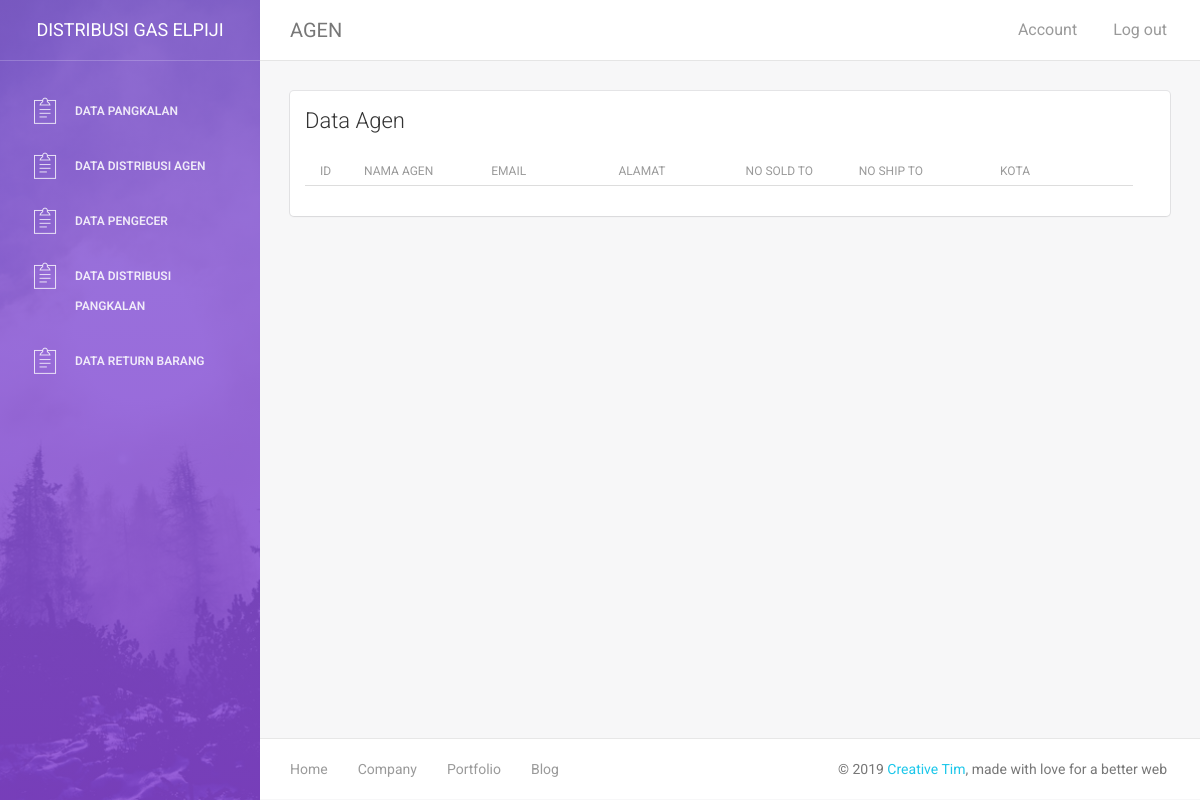
The app's page /index.php/c_agen, older data.
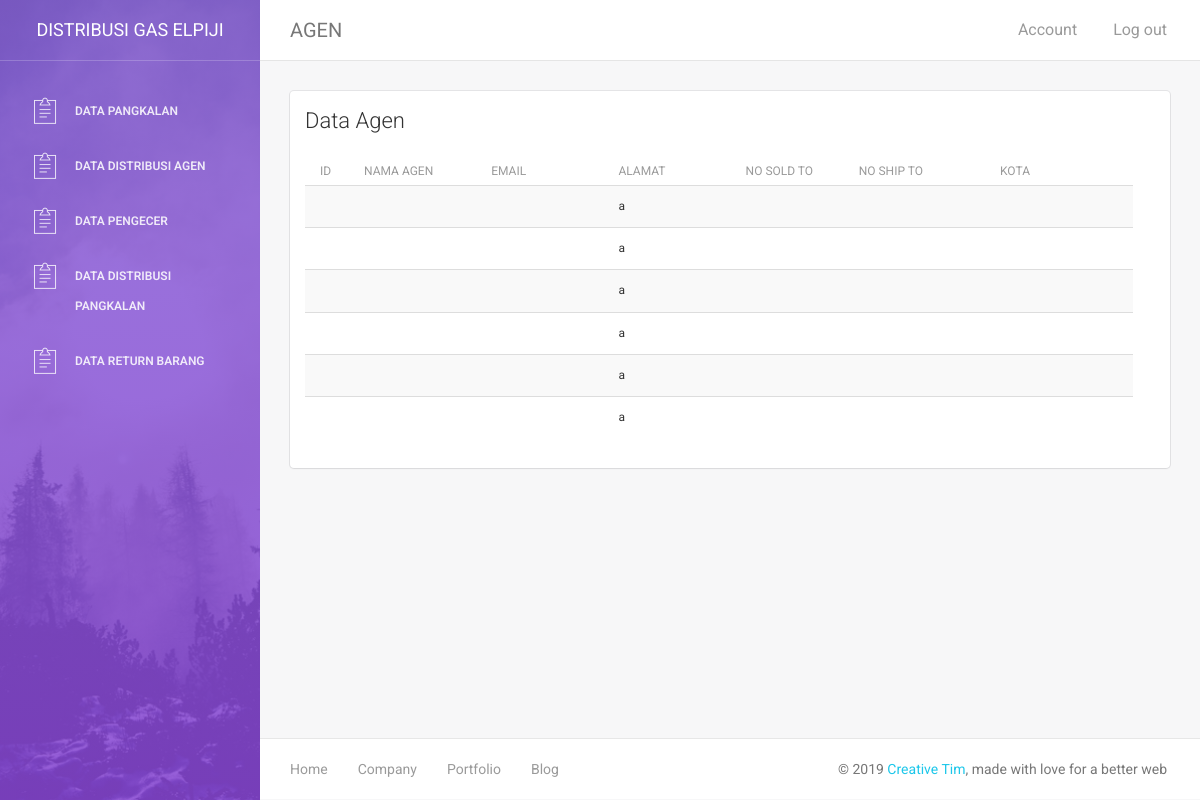
The same page, newer data.
### tables this page shows
CREATE TABLE `member_elpiji` (
  `id_member` int(5) NOT NULL,
  `no_reg` int(20) NOT NULL,
  `nama_member` varchar(50) NOT NULL,
  `nama_pangkalan` varchar(50) NOT NULL,
  `alamat` varchar(100) NOT NULL,
  `no_ktp` int(20) NOT NULL,
  `no_tlp` int(15) NOT NULL,
  `paraf_pembeli` varchar(50) NOT NULL,
  `jenis` enum('agen','pangkalan','pengecer') NOT NULL
);

### application/controllers/C_Agen.php (called while the page is built, shortened)
<?php
	class C_Agen extends CI_Controller {
		public function __construct()
		{
			$this->load->helper('url','form');
			$this->load->database();
			$this->load->model('modelAgen');
			$this->load->library('form_validation');
			$this->load->library('session');
		}
		public function index()
		{
			$dataAgen['Agen']=$this->modelAgen->readAgen();
			$this->load->view('V_DataAgen',$dataAgen);
		}
	}
?>

### index.php (called while the page is built, shortened)
<?php
require_once BASEPATH.'core/CodeIgniter.php';

### application/models/modelAgen.php (called while the page is built, shortened)
<?php
class modelAgen extends CI_Model {
	public function readAgen()
	{
		$query=$this->db->query("SELECT * FROM member_elpiji WHERE jenis = 'agen' ");
		return $query->result_array();
	}
}
?>

### application/views/V_DataAgen.php (the view, shortened to what this page needs)
<div class="content">
           <div class="container-fluid">
               <div class="row">
                   <div class="col-md-12">
                       <div class="card">
                           <div class="header">
                               <h4 class="title">Data Agen </h4>
                           </div>
                         <div class="content table-responsive table-full">
                               <table width="101%" class="table table-hover table-striped">
                                   <thead>
                                 <th width="3%">ID</th>
                                       <th width="9%">Nama Agen </th>
                                       <th width="9%">Email</th>
                                       <th width="9%">Alamat</th>
                                       <th width="8%">No Sold To</th>
                                       <th width="10%">No Ship To</th>
                                       <th width="10%">Kota</th>
                                   <td width="1%"></thead>
                                   <tbody>
                                       <?php foreach ($Agen as $key) { ?>
                                       <tr>
                                           <td><?php echo $key['id']?></td>
                                           <td><?php echo $key['nama_agen']?></td>
                                           <td><?php echo $key['email']?></td>
                                           <td><?php echo $key['alamat']?></td>
                                           <td><?php echo $key['no_soldto']?></td>
                                           <td><?php echo $key['no_shipto']?></td>
                                           <td><?php echo $key['kota']?></td>
                                       </tr>
                                        <?php } ?>
                                   </tbody>
                             </table>
                         </div>
                       </div>
                   </div>
                 <div class="col-md-12"></div>
               </div>
           </div>
       </div>

Row changes from the older to the newer data that the page shows:
now on this page (row edited): member_elpiji: alamat "a"
added member_elpiji: alamat "a"
added member_elpiji: alamat "a"
added member_elpiji: alamat "a"
added member_elpiji: alamat "a"
added member_elpiji: alamat "a"
